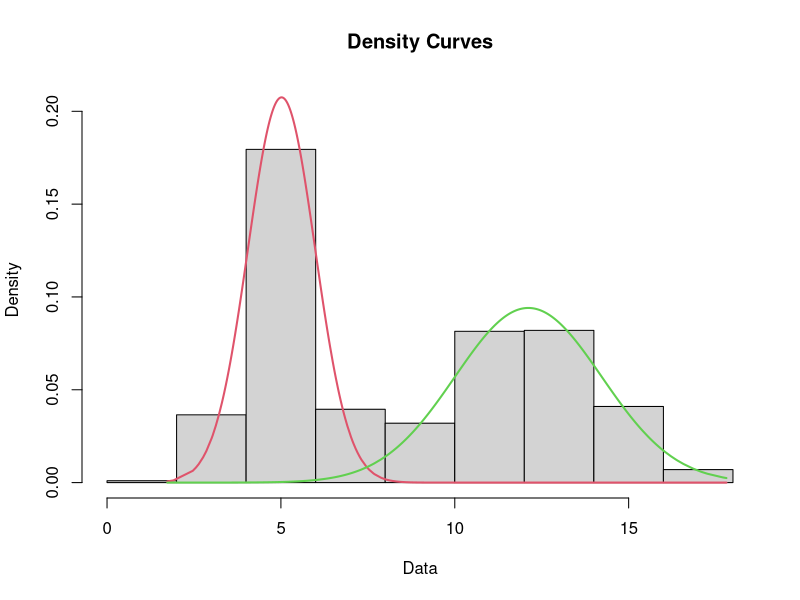

The R source for this figure:
#!/usr/bin/env Rscript
# this script does what? Mixed models from chatgpt
library(mixtools)
library(Cairo)

# Number of data points
n <- 500

# True underlying means and standard deviations of the two normal distributions
true_mean1 <- 5
true_sd1 <- 1
true_mean2 <- 12
true_sd2 <- 2

# Generate synthetic data from two normal distributions
data1 <- rnorm(n, mean = true_mean1, sd = true_sd1)
data2 <- rnorm(n, mean = true_mean2, sd = true_sd2)

# Combine the data from both distributions
data <- c(data1, data2)

# Fit a two-component Gaussian mixture model to the data
fit <- normalmixEM(data, k = 2)

# Print the estimated parameters of the mixture model
# print(summary(fit))

# Plot the histogram of the data along with the fitted mixture model
# Cairo image template
CairoPNG("mx0.png", 800, 800)
plot(fit, which = 2)
dev.off()
